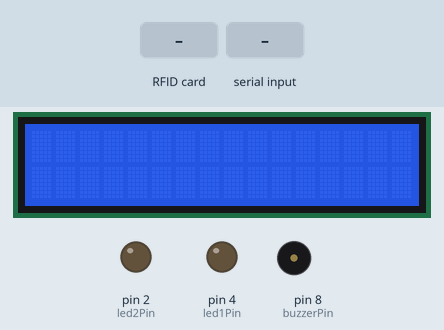
This sketch was run on a simulated Arduino Uno, built with avr-gcc and run on an emulated ATmega328P. Shown: 16×2 character LCD, output pins drawn as LEDs (lit = HIGH), buzzer (waves = sounding). Inputs (shaded band) come from the test bench. Pins used as bus, display or sensor lines are not drawn; what the sketch prints to the serial monitor is not drawn.

Above: at 1.3 s.
1.4 s: RFID card E3 76 97 2F held to the reader
At 2.5 s:
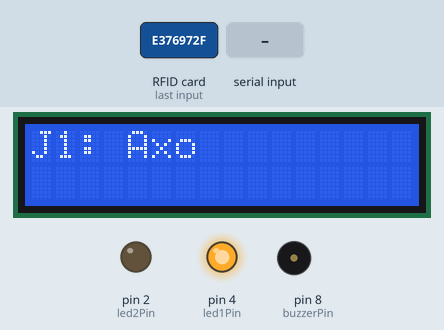
2.9 s: RFID card 5E 7A 19 C4 held to the reader
At 3.4 s:
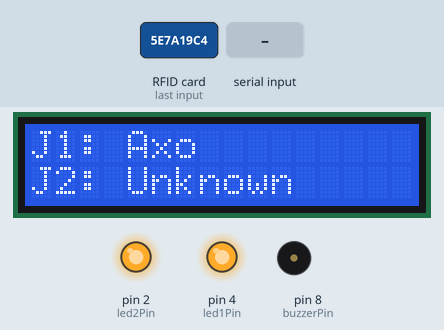
4.4 s: "BATTLE_NOT_FOUND\n" received over Serial
At 5.5 s:
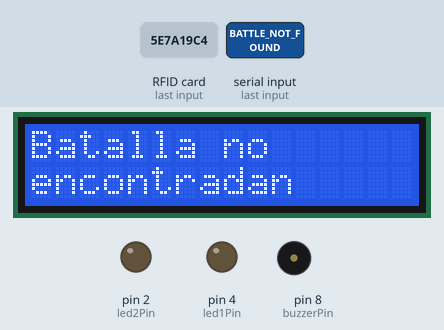
5.9 s: "Player1HP:\n" received over Serial
At 8.0 s:
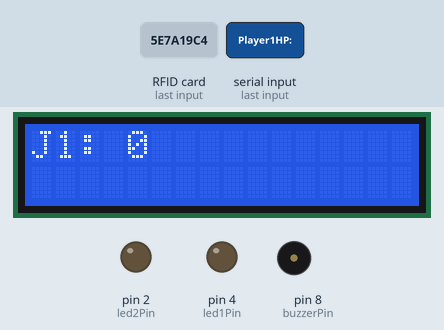
8.9 s: RFID card 33 E0 02 03 held to the reader
At 10.1 s:
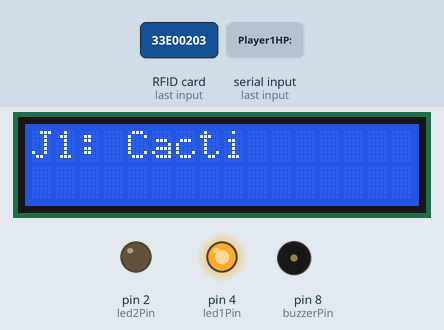
10.4 s: "Player2HP:\n" received over Serial
At 11.0 s:
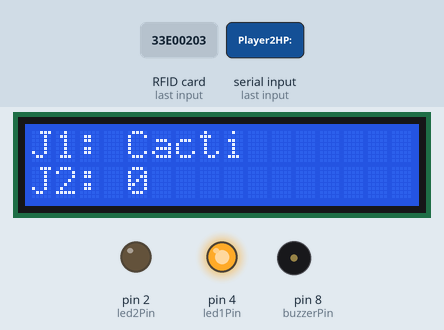
Timing chart, 0 to 12.9 s (numbered marks = the images above; inputs shaded):
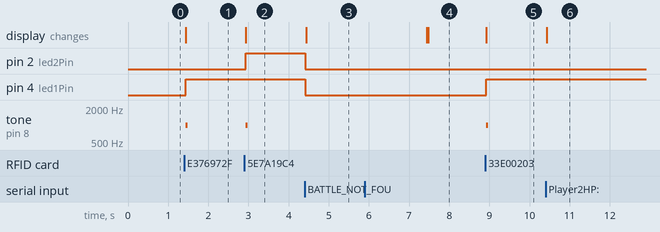

The sketch:

sketch_jul13a.ino
```cpp
#include <SPI.h>
#include <MFRC522.h>
#include <Wire.h>
#include <LCD.h>
#include <LiquidCrystal_I2C.h>

#define NOTE_DS8 4978
#define BUTTON_PIN  7

const int buzzerPin = 8; // Declarar el pin del buzzer
const int led1Pin = 4;   // LED para jugador 1
const int led2Pin = 2;   // LED para jugador 2
#define RST_PIN  9       // constante para referenciar pin de reset
#define SS_PIN  10       // constante para referenciar pin de slave select

MFRC522 mfrc522(SS_PIN, RST_PIN);    // crea objeto mfrc522 enviando pines de slave select y reset
LiquidCrystal_I2C lcd(0x27, 2, 1, 0, 4, 5, 6, 7); // DIR, E, RW, RS, D4, D5, D6, D7

bool isFirstRead = true;
bool battleActive = false;
int player1HP = 100;
int player2HP = 100;

String getNameFromUID(byte *uid, byte uidSize) {
  const byte uid1[] = {0xE3, 0x76, 0x97, 0x2F}; // UID de Axo
  const byte uid2[] = {0x33, 0xE0, 0x02, 0x03}; // UID de Cacti
  const byte uid3[] = {0x99, 0xCE, 0x03, 0x03}; // UID de Monarc
  const byte uid4[] = {0x3A, 0xB4, 0x02, 0x03}; // UID de Ari

  if (memcmp(uid, uid1, uidSize) == 0) {
    return "2"; //id 2 es Axo
  } else if (memcmp(uid, uid2, uidSize) == 0) {
    return "3"; //id 3 es Cacti
  } else if (memcmp(uid, uid3, uidSize) == 0) {
    return "4"; //id 4 es Monarc
  } else if (memcmp(uid, uid4, uidSize) == 0) {
    return "1"; //id 1 es Ari
  } else {
    return "Unknown";
  }
}

void setup() {
  Serial.begin(9600);
  SPI.begin();
  mfrc522.PCD_Init();

  lcd.setBacklightPin(3, POSITIVE);
  lcd.setBacklight(HIGH);
  lcd.begin(16, 2);
  lcd.clear();

  pinMode(buzzerPin, OUTPUT);
  pinMode(led1Pin, OUTPUT);
  pinMode(led2Pin, OUTPUT);

  digitalWrite(led1Pin, LOW);
  digitalWrite(led2Pin, LOW);
}

void loop() {
  if (Serial.available()) {
    String command = Serial.readStringUntil('\n');
    command.trim();
    Serial.println("Comando recibido: " + command); // Debugging

    if (command == "ACTIVE_BATTLE") {
      battleActive = true;
      Serial.println("Batalla Activa");
    } else if (command == "NO_ACTIVE_BATTLE") {
      battleActive = false;
      Serial.println("Batalla Inactiva");
      digitalWrite(led1Pin, LOW);  // Apagar el LED del jugador 1
      digitalWrite(led2Pin, LOW);  // Apagar el LED del jugador 2

      lcd.clear();// esto se va a cambiar por una animación y / o melodia de victoria
    }else if (command == "BATTLE_NOT_FOUND") {
      battleActive = false;
      Serial.println("Batalla Inactiva");
      digitalWrite(led1Pin, LOW);  // Apagar el LED del jugador 1
      digitalWrite(led2Pin, LOW);  // Apagar el LED del jugador 2
      lcd.setCursor(0, 0);
      lcd.print("Batalla no");
      lcd.setCursor(0, 1);
      lcd.print("encontrada");
      delay(3000);
      lcd.clear();// esto se va a cambiar por una animación y / o melodia de victoria
    } else if (command.startsWith("Player1HP:")) {
      player1HP = command.substring(command.indexOf(':') + 1).toInt();
      Serial.println("Player1HP: " + String(player1HP)); // Debugging
      lcd.setCursor(0, 0);
      lcd.clear();
      lcd.print("J1: " + String(player1HP) + " ");
    } else if (command.startsWith("Player2HP:")) {
      player2HP = command.substring(command.indexOf(':') + 1).toInt();
      Serial.println("Player2HP: " + String(player2HP)); // Debugging
      lcd.setCursor(0, 1);
      lcd.print("J2: " + String(player2HP) + " ");
    } else {
      Serial.println("Comando desconocido");
    }
  }

  if (battleActive) {
    return;
  }

  if (!mfrc522.PICC_IsNewCardPresent()) {
    return;
  }

  if (!mfrc522.PICC_ReadCardSerial()) {
    return;
  }

  Serial.println();
  String name = getNameFromUID(mfrc522.uid.uidByte, mfrc522.uid.size);
  String printName;

  int intName = name.toInt();
  switch (intName) {
    case 1:
      printName = "Ari";
      break;
    case 2:
      printName = "Axo";
      break;
    case 3:
      printName = "Cacti";
      break;
    case 4:
      printName = "Monarc";
      break;
    default:
      printName = "Unknown";
  }

  if (isFirstRead) {
    Serial.print("Arimal 1: ");
    lcd.setCursor(0, 0);
    lcd.clear();
    lcd.print("J1: " + printName);
    digitalWrite(led1Pin, HIGH); // Enciende el LED del jugador 1
  } else {
    Serial.print("Arimal 2: ");
    lcd.setCursor(0, 1);
    lcd.print("J2: " + printName);

    digitalWrite(led2Pin, HIGH); // Enciende el LED del jugador 2
  }

  Serial.println(name);
  mfrc522.PICC_HaltA();
  tone(buzzerPin, 1000);
  delay(50);
  noTone(buzzerPin);

  isFirstRead = !isFirstRead;
}
```

Measured:
- after the input at 1.4 s, pin 4 (led1Pin): LOW → HIGH at once; tone on pin 8 (buzzerPin): silent → 1000 Hz at once, → silent 0.05 s later; the display: changes at once (image 1)
- after the input at 2.9 s, pin 2 (led2Pin): LOW → HIGH at once; tone on pin 8 (buzzerPin): silent → 1000 Hz at once, → silent 0.05 s later; the display: changes at once (image 2)
- after the input at 4.4 s, pin 2 (led2Pin), pin 4 (led1Pin): HIGH → LOW at once; the display: changes at once (image 3)
- after the input at 5.9 s, the display: first differs from a run without the input after 1.6 s (image 4)
- after the input at 8.9 s, pin 4 (led1Pin): LOW → HIGH at once; tone on pin 8 (buzzerPin): silent → 1000 Hz at once, → silent 0.05 s later; the display: changes at once (image 5)
- after the input at 10.4 s, the display: changes at once (image 6)
